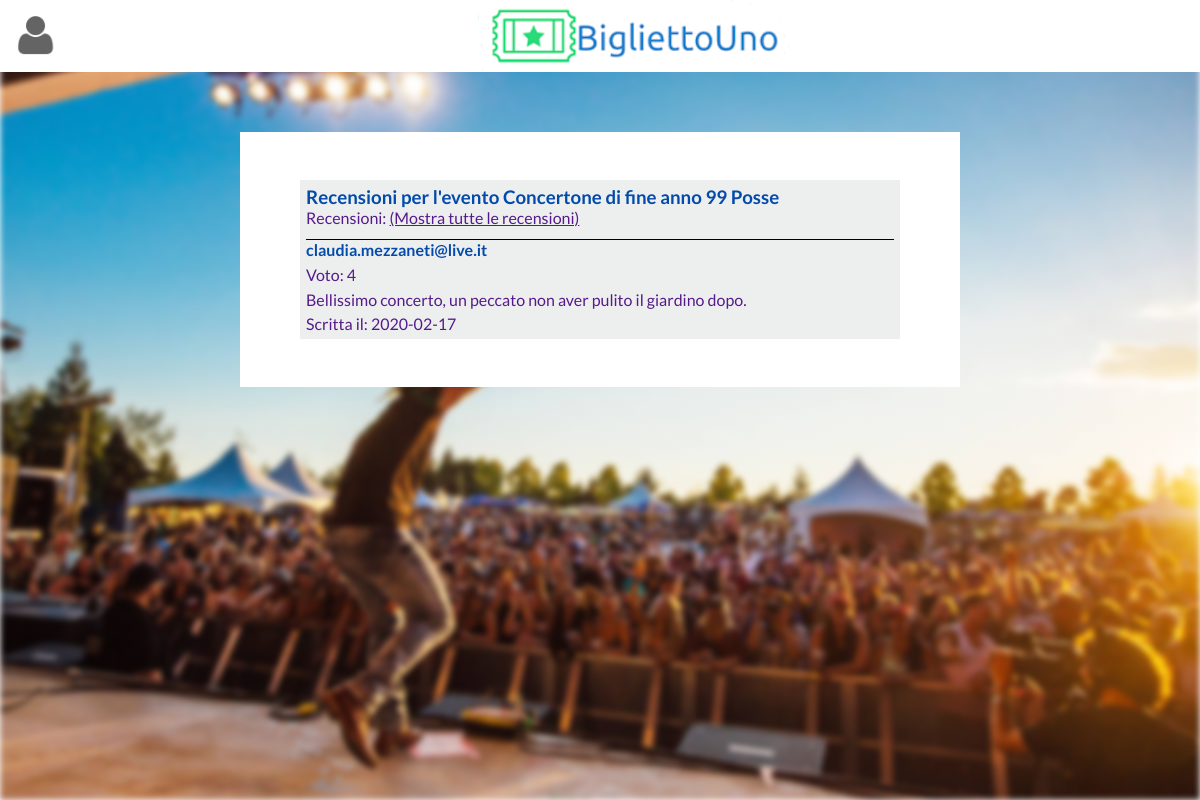
The page /event_reviews.php?codEvento=3 on the database its author committed.
### tables this page shows
create table RECENSIONE (
     codEvento int not null,
     emailUtente varchar(30) not null,
     voto int not null,
     testo varchar(500) not null,
     anonima BIT(1) not null,
     dataScrittura date not null,
     constraint ID_RECENSIONE_ID primary key (emailUtente, codEvento));

### event_reviews.php (called while the page is built, shortened)
<?php
  require_once("bootstrap.php");
  $templateParams["nomeEvento"] = $dbh->getEventName($_GET["codEvento"]);
  $templateParams["name"] = "event_reviews.php";
  $templateParams["title"] = "Tutte le recensioni di ".$templateParams["nomeEvento"];
  $templateParams["css"] = array("base.css");
  $templateParams["js"] = array("https://ajax.googleapis.com/ajax/libs/jquery/3.4.1/jquery.min.js", "js/base.js");
  $templateParams["recensioni"] = $dbh->getEventReviews($_GET["codEvento"]);
  require(TEMPLATE_DIR."base.php");
?>

### php/DatabaseHelper.php (called while the page is built, shortened)
<?php
class DatabaseHelper{
    private $db;
    public function __construct($servername, $username, $password, $dbname){
        $this->db = new mysqli($servername, $username, $password, $dbname);
    }
    public function getEventReviews($codEvento, $limit = -1) {
        $query = "SELECT codEvento, emailUtente, voto, testo, anonima, dataScrittura FROM recensione WHERE codEvento = ? ORDER BY dataScrittura";
        $stmt = $this->db->prepare($query);
        if ($limit != -1) {
            $stmt->bind_param("ii", $codEvento, $limit);
        } else {
            $stmt->bind_param("i", $codEvento);
        }
        $stmt->execute();
        return $stmt->get_result()->fetch_all(MYSQLI_ASSOC);
    }
    public function getEventName($codEvento) {
        $stmt = $this->db->prepare("SELECT nomeEvento FROM evento WHERE codEvento = ?");
        $stmt->bind_param("i", $codEvento);
        $stmt->execute();
        return $stmt->get_result()->fetch_all()[0][0];
    }
}
?>

### php/template/event_reviews.php (the view)
<div class="main-content">
  <section class="list-container">
    <h3>Recensioni per l'evento <?php echo $templateParams["nomeEvento"]?></h3>
    <p>Recensioni: <a href="event_reviews.php?codEvento=<?php echo $_GET["codEvento"]?>">(Mostra tutte le recensioni)</a></p>
      <?php foreach($templateParams["recensioni"] as $recensione ): ?>
        <article class="list-item">
          <h4><?php echo ($recensione["anonima"] == 0 ? $recensione["emailUtente"] : "Anonimo")?></h4>
          <p>Voto: <?php echo $recensione["voto"]?></p>
          <p><?php echo $recensione["testo"]?></p>
          <p>Scritta il: <?php echo $recensione["dataScrittura"]?></p>
        </article>
      <?php endforeach; ?>
  </section>
</div>

### css/base.css (style rules this page uses)
h1, h2, h3, h4, h5, h6 { color: #034BAB; }
* { font-family: 'Lato', sans-serif; color: #551A8B; }
article p { margin-top: 1%; }
html, body { height: 100%; }
body, header, p, h1, h2, h3, h4, h5, h6, ul { margin: 0; padding: 0; }
body { display: flex; flex-direction: column; overflow-y: auto; font-size: 100%; }
.main-content { background-color: white; width: 85%; margin-left: 7.5%; margin-top: 5%; padding: 3% 5%; box-sizing: border-box; }
.list-container { padding: 1%; background-color: #edefef; margin: 2% auto; }
.list-item:not(:first-child) { border-top: thin solid black; background-color: #edefef; margin-top: 2%; }
@media screen and (min-width:650px) { .main-content { width: 70%; margin-left: 15%; } }
@media screen and (min-width:812px) { .main-content { width: 60%; margin-left: 20%; } }

### rows shown on the page
recensione: emailUtente "claudia.mezzaneti@live.it", voto "4", testo "Bellissimo concerto, un peccato non aver pulito il giardino dopo.", dataScrittura "2020-02-17"

### other values the page prints
$templateParams["nomeEvento"] "Concertone di fine anno 99 Posse"
